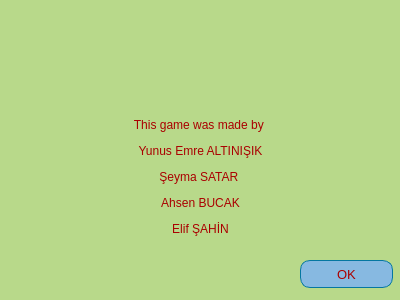
<?xml version="1.0" encoding="UTF-8"?>
<ui version="4.0">
 <class>Dialog</class>
 <widget class="QDialog" name="Dialog">
  <property name="geometry">
   <rect>
    <x>0</x>
    <y>0</y>
    <width>400</width>
    <height>300</height>
   </rect>
  </property>
  <property name="minimumSize">
   <size>
    <width>400</width>
    <height>300</height>
   </size>
  </property>
  <property name="maximumSize">
   <size>
    <width>400</width>
    <height>300</height>
   </size>
  </property>
  <property name="windowTitle">
   <string>ABOUT US</string>
  </property>
  <property name="modal">
   <bool>false</bool>
  </property>
  <widget class="QPushButton" name="ok_button">
   <property name="geometry">
    <rect>
     <x>300</x>
     <y>260</y>
     <width>93</width>
     <height>28</height>
    </rect>
   </property>
   <property name="font">
    <font>
     <pointsize>10</pointsize>
    </font>
   </property>
   <property name="styleSheet">
    <string notr="true">QPushButton{border-color: rgb(5, 119, 161);
background-color:rgb(135, 185, 225);
border-style: solid;
border-width: 1px;
border-radius:10px;
color: rgb(170, 0, 0);
}
QPushButton::hover{
background-color:rgb(5, 119, 161);
color:white;
}
QPushButton::pressed{
padding-left:5px;
padding-top:5px;
	
background-color: rgb(36, 83, 109);
}

</string>
   </property>
   <property name="text">
    <string>OK</string>
   </property>
   <property name="checkable">
    <bool>false</bool>
   </property>
  </widget>
  <widget class="QLabel" name="background">
   <property name="geometry">
    <rect>
     <x>0</x>
     <y>0</y>
     <width>401</width>
     <height>301</height>
    </rect>
   </property>
   <property name="styleSheet">
    <string notr="true">background-color:rgb(184, 217, 138);
color: rgb(170, 0, 0);</string>
   </property>
   <property name="text">
    <string>&lt;html&gt;&lt;head/&gt;&lt;body&gt;&lt;br&gt;&lt;br&gt;&lt;p&gt;This game was made by &lt;/p&gt;&lt;p&gt;Yunus Emre ALTINIŞIK&lt;/p&gt;&lt;p&gt;Şeyma SATAR &lt;/p&gt;&lt;p&gt;Ahsen BUCAK&lt;/p&gt;&lt;p&gt;Elif ŞAHİN&lt;/p&gt;&lt;/body&gt;&lt;/html&gt;</string>
   </property>
   <property name="alignment">
    <set>Qt::AlignCenter</set>
   </property>
  </widget>
  <widget class="QLabel" name="logo_label">
   <property name="geometry">
    <rect>
     <x>150</x>
     <y>10</y>
     <width>91</width>
     <height>101</height>
    </rect>
   </property>
   <property name="styleSheet">
    <string notr="true">image: url(:/logo/logo2.jpeg);</string>
   </property>
   <property name="text">
    <string/>
   </property>
   <property name="alignment">
    <set>Qt::AlignCenter</set>
   </property>
  </widget>
  <zorder>background</zorder>
  <zorder>ok_button</zorder>
  <zorder>logo_label</zorder>
 </widget>
 <resources>
  <include location="../logo/logo.qrc"/>
 </resources>
 <connections/>
</ui>
